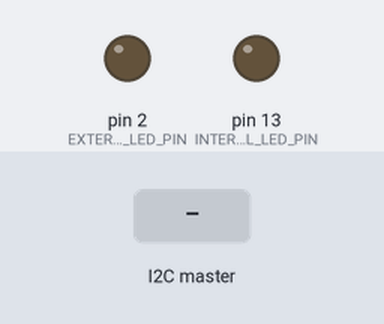
The sketch below on a simulated Arduino Uno, built with avr-gcc and run on an emulated ATmega328P. On the bench: output pins drawn as LEDs (lit = HIGH). The test bench sets the inputs (shaded band).

Above: at 1.2 s.
1.3 s: the I2C master sends the byte 1
At 2.5 s:
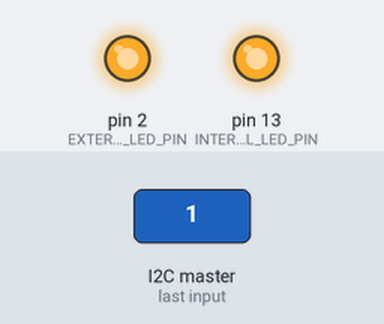
At 3.8 s:
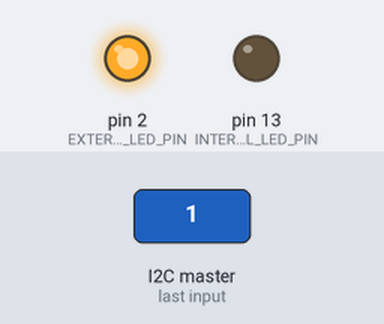
4.3 s: the I2C master sends the byte 0
At 4.8 s:
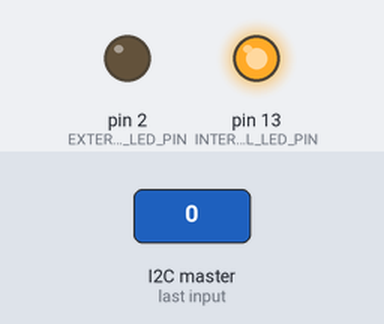
Timing chart, 0 to 7.3 s (numbered marks = the images above; inputs shaded):
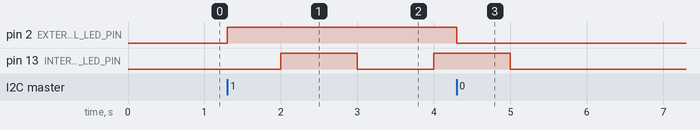

Measured:
- after the input at 1.3 s, pin 2 (EXTERNAL_LED_PIN): LOW → HIGH at once; pin 13 (INTERNAL_LED_PIN): LOW → HIGH after 0.70 s, → LOW 1.0 s later, → HIGH 1.0 s later
- after the input at 4.3 s, pin 2 (EXTERNAL_LED_PIN): HIGH → LOW at once; pin 13 (INTERNAL_LED_PIN): goes on until 5.0 s, then stays LOW

The sketch:

Sogeti-IoT-I2CBus-LED.ino
```cpp
// (licence header left out)
#include <Wire.h>

#define EXTERNAL_LED_PIN  2
#define INTERNAL_LED_PIN  13

#define I2C_SLAVE_ADDRESS     0x0A     // 0x0A = Red | 0x0B = Yellod | 0x0C = Blue
#define I2C_FASS_MODE_400KHZ  400000L

const long interval = 1000;
unsigned long previousMillis = 0;

int externalLEDState = LOW;
int internalLEDState = LOW;

// Runs once (for setup purposes).
void setup()
{
  pinMode(EXTERNAL_LED_PIN, OUTPUT);
  pinMode(INTERNAL_LED_PIN, OUTPUT);

  digitalWrite(EXTERNAL_LED_PIN, LOW);
  digitalWrite(INTERNAL_LED_PIN, LOW);

  Wire.begin(I2C_SLAVE_ADDRESS);
  Wire.setClock(I2C_FASS_MODE_400KHZ);
  Wire.onReceive(receiveHandler);
}

// Runs repeatedly (main code).
void loop()
{
  unsigned long currentMillis = millis();

  if ((currentMillis - previousMillis) >= interval)
  {
    previousMillis = currentMillis;

    if (externalLEDState == HIGH)
    {
      if (internalLEDState == LOW)
      {
        internalLEDState = HIGH;
      }
      else
      {
        internalLEDState = LOW;
      }

      digitalWrite(INTERNAL_LED_PIN, internalLEDState);
    }
    else if (internalLEDState == HIGH)
    {
      internalLEDState = LOW;
      digitalWrite(INTERNAL_LED_PIN, internalLEDState);
    }
  }
}

// Runs when receive data from master (I2C BUS).
void receiveHandler(int numberOfBytes)
{
  if (Wire.available() > 0)
  {
    byte turnOnOffByte = Wire.read();

    if (turnOnOffByte == 0x00)
    {
      digitalWrite(EXTERNAL_LED_PIN, LOW);
      externalLEDState = LOW;
    }
    else if (turnOnOffByte == 0x01)
    {
      digitalWrite(EXTERNAL_LED_PIN, HIGH);
      externalLEDState = HIGH;
    }
  }
}
```
